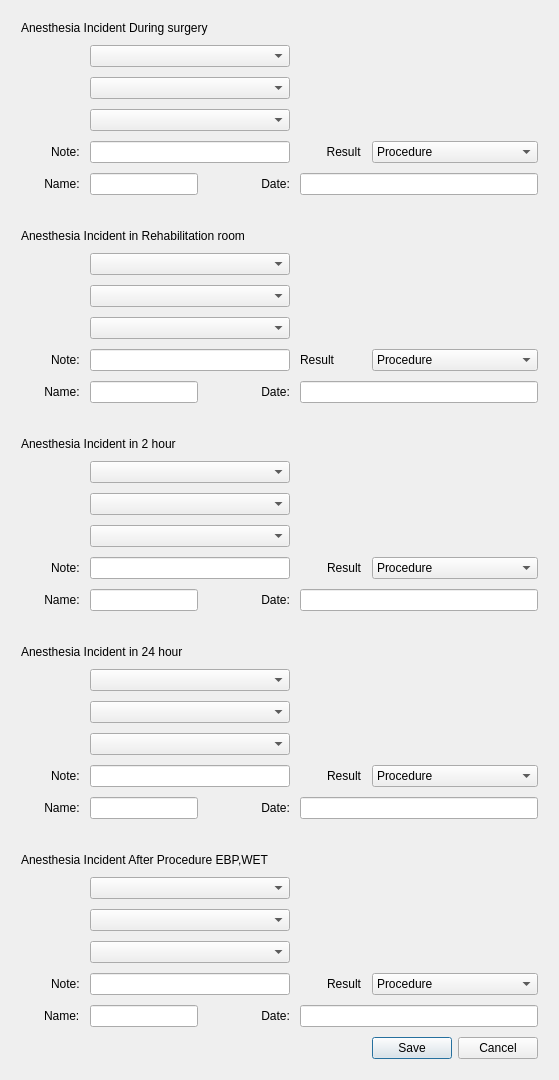
         <widget class="QWidget" name="Post1">
          <attribute name="title">
           <string>Post</string>
          </attribute>
          <layout class="QGridLayout" name="gridLayout_7">
           <item row="0" column="0">
            <layout class="QGridLayout" name="gridLayout_8">
             <property name="leftMargin">
              <number>10</number>
             </property>
             <property name="topMargin">
              <number>10</number>
             </property>
             <property name="rightMargin">
              <number>10</number>
             </property>
             <property name="bottomMargin">
              <number>10</number>
             </property>
             <property name="spacing">
              <number>10</number>
             </property>
             <item row="11" column="5">
              <widget class="QComboBox" name="comboBox_47">
               <item>
                <property name="text">
                 <string>Procedure</string>
                </property>
               </item>
               <item>
                <property name="text">
                 <string>Stop visiting</string>
                </property>
               </item>
               <item>
                <property name="text">
                 <string>Stop visiting, Give advice</string>
                </property>
               </item>
               <item>
                <property name="text">
                 <string>Continue visiting</string>
                </property>
               </item>
               <item>
                <property name="text">
                 <string>Not found</string>
                </property>
               </item>
               <item>
                <property name="text">
                 <string>Released</string>
                </property>
               </item>
               <item>
                <property name="text">
                 <string>OPD case</string>
                </property>
               </item>
               <item>
                <property name="text">
                 <string>Death</string>
                </property>
               </item>
              </widget>
             </item>
             <item row="11" column="1" colspan="3">
              <widget class="QLineEdit" name="lineEdit_55"/>
             </item>
             <item row="6" column="0" colspan="4">
              <widget class="QLabel" name="label_115">
               <property name="text">
                <string/>
               </property>
              </widget>
             </item>
             <item row="9" column="1" colspan="3">
              <widget class="QComboBox" name="comboBox_45"/>
             </item>
             <item row="10" column="1" colspan="3">
              <widget class="QComboBox" name="comboBox_46"/>
             </item>
             <item row="8" column="1" colspan="3">
              <widget class="QComboBox" name="comboBox_44"/>
             </item>
             <item row="11" column="4">
              <widget class="QLabel" name="label_116">
               <property name="text">
                <string>Result</string>
               </property>
              </widget>
             </item>
             <item row="11" column="0" alignment="Qt::AlignRight">
              <widget class="QLabel" name="label_114">
               <property name="text">
                <string>Note:</string>
               </property>
              </widget>
             </item>
             <item row="21" column="0" colspan="4" alignment="Qt::AlignBottom">
              <widget class="QLabel" name="label_100">
               <property name="text">
                <string>Anesthesia Incident in 24 hour</string>
               </property>
              </widget>
             </item>
             <item row="32" column="5">
              <widget class="QComboBox" name="comboBox_43">
               <item>
                <property name="text">
                 <string>Procedure</string>
                </property>
               </item>
               <item>
                <property name="text">
                 <string>Stop visiting</string>
                </property>
               </item>
               <item>
                <property name="text">
                 <string>Stop visiting, Give advice</string>
                </property>
               </item>
               <item>
                <property name="text">
                 <string>Continue visiting</string>
                </property>
               </item>
               <item>
                <property name="text">
                 <string>Not found</string>
                </property>
               </item>
               <item>
                <property name="text">
                 <string>Released</string>
                </property>
               </item>
               <item>
                <property name="text">
                 <string>OPD case</string>
                </property>
               </item>
               <item>
                <property name="text">
                 <string>Death</string>
                </property>
               </item>
              </widget>
             </item>
             <item row="22" column="1" colspan="3">
              <widget class="QComboBox" name="comboBox_36"/>
             </item>
             <item row="23" column="1" colspan="3">
              <widget class="QComboBox" name="comboBox_37"/>
             </item>
             <item row="24" column="1" colspan="3">
              <widget class="QComboBox" name="comboBox_38"/>
             </item>
             <item row="29" column="1" colspan="3">
              <widget class="QComboBox" name="comboBox_41"/>
             </item>
             <item row="32" column="4" alignment="Qt::AlignRight">
              <widget class="QLabel" name="label_112">
               <property name="text">
                <string>Result</string>
               </property>
              </widget>
             </item>
             <item row="25" column="0" alignment="Qt::AlignRight">
              <widget class="QLabel" name="label_101">
               <property name="text">
                <string>Note:</string>
               </property>
              </widget>
             </item>
             <item row="26" column="1" colspan="2">
              <widget class="QLineEdit" name="lineEdit_50"/>
             </item>
             <item row="25" column="5">
              <widget class="QComboBox" name="comboBox_39">
               <item>
                <property name="text">
                 <string>Procedure</string>
                </property>
               </item>
               <item>
                <property name="text">
                 <string>Stop visiting</string>
                </property>
               </item>
               <item>
                <property name="text">
                 <string>Stop visiting, Give advice</string>
                </property>
               </item>
               <item>
                <property name="text">
                 <string>Continue visiting</string>
                </property>
               </item>
               <item>
                <property name="text">
                 <string>Not found</string>
                </property>
               </item>
               <item>
                <property name="text">
                 <string>Released</string>
                </property>
               </item>
               <item>
                <property name="text">
                 <string>OPD case</string>
                </property>
               </item>
               <item>
                <property name="text">
                 <string>Death</string>
                </property>
               </item>
              </widget>
             </item>
             <item row="30" column="1" colspan="3">
              <widget class="QComboBox" name="comboBox_40"/>
             </item>
             <item row="25" column="4" alignment="Qt::AlignRight">
              <widget class="QLabel" name="label_102">
               <property name="text">
                <string>Result</string>
               </property>
              </widget>
             </item>
             <item row="26" column="0" alignment="Qt::AlignRight">
              <widget class="QLabel" name="label_103">
               <property name="text">
                <string> Name:</string>
               </property>
              </widget>
             </item>
             <item row="28" column="0" colspan="4">
              <widget class="QLabel" name="label_105">
               <property name="text">
                <string>Anesthesia Incident After Procedure EBP,WET</string>
               </property>
              </widget>
             </item>
             <item row="25" column="1" colspan="3">
              <widget class="QLineEdit" name="lineEdit_49"/>
             </item>
             <item row="26" column="4" colspan="2">
              <widget class="QLineEdit" name="lineEdit_51"/>
             </item>
             <item row="26" column="3">
              <widget class="QLabel" name="label_104">
               <property name="text">
                <string>                Date:</string>
               </property>
              </widget>
             </item>
             <item row="31" column="1" colspan="3">
              <widget class="QComboBox" name="comboBox_42"/>
             </item>
             <item row="32" column="1" colspan="3">
              <widget class="QLineEdit" name="lineEdit_52"/>
             </item>
             <item row="32" column="0" alignment="Qt::AlignRight">
              <widget class="QLabel" name="label_106">
               <property name="text">
                <string>Note:</string>
               </property>
              </widget>
             </item>
             <item row="33" column="0" alignment="Qt::AlignRight">
              <widget class="QLabel" name="label_107">
               <property name="text">
                <string>Name:</string>
               </property>
              </widget>
             </item>
             <item row="33" column="1" colspan="2">
              <widget class="QLineEdit" name="lineEdit_53"/>
             </item>
             <item row="33" column="4" colspan="2">
              <widget class="QLineEdit" name="lineEdit_54"/>
             </item>
             <item row="33" column="3">
              <widget class="QLabel" name="label_108">
               <property name="text">
                <string>                Date:</string>
               </property>
              </widget>
             </item>
             <item row="5" column="3">
              <widget class="QLabel" name="label_85">
               <property name="text">
                <string>                Date:</string>
               </property>
              </widget>
             </item>
             <item row="5" column="1" colspan="2">
              <widget class="QLineEdit" name="lineEdit_38"/>
             </item>
             <item row="5" column="4" colspan="2">
              <widget class="QLineEdit" name="lineEdit_39"/>
             </item>
             <item row="5" column="0" alignment="Qt::AlignRight">
              <widget class="QLabel" name="label_84">
               <property name="text">
                <string>       Name:</string>
               </property>
              </widget>
             </item>
             <item row="4" column="5">
              <widget class="QComboBox" name="comboBox_26">
               <item>
                <property name="text">
                 <string>Procedure</string>
                </property>
               </item>
               <item>
                <property name="text">
                 <string>Stop visiting</string>
                </property>
               </item>
               <item>
                <property name="text">
                 <string>Stop visiting, Give advice</string>
                </property>
               </item>
               <item>
                <property name="text">
                 <string>Continue visiting</string>
                </property>
               </item>
               <item>
                <property name="text">
                 <string>Not found</string>
                </property>
               </item>
               <item>
                <property name="text">
                 <string>Released</string>
                </property>
               </item>
               <item>
                <property name="text">
                 <string>OPD case</string>
                </property>
               </item>
               <item>
                <property name="text">
                 <string>Death</string>
                </property>
               </item>
              </widget>
             </item>
             <item row="19" column="4" colspan="2">
              <widget class="QLineEdit" name="lineEdit_42"/>
             </item>
             <item row="14" column="0" colspan="4" alignment="Qt::AlignBottom">
              <widget class="QLabel" name="label_81">
               <property name="text">
                <string>Anesthesia Incident in 2 hour</string>
               </property>
              </widget>
             </item>
             <item row="4" column="1" colspan="3">
              <widget class="QLineEdit" name="lineEdit_37"/>
             </item>
             <item row="18" column="1" colspan="3">
              <widget class="QLineEdit" name="lineEdit_40"/>
             </item>
             <item row="18" column="4" alignment="Qt::AlignRight">
              <widget class="QLabel" name="label_87">
               <property name="text">
                <string>Result</string>
               </property>
              </widget>
             </item>
             <item row="1" column="1" colspan="3">
              <widget class="QComboBox" name="comboBox_20"/>
             </item>
             <item row="19" column="1" colspan="2">
              <widget class="QLineEdit" name="lineEdit_41"/>
             </item>
             <item row="19" column="3">
              <widget class="QLabel" name="label_89">
               <property name="text">
                <string>                Date:</string>
               </property>
              </widget>
             </item>
             <item row="2" column="1" colspan="3">
              <widget class="QComboBox" name="comboBox_21"/>
             </item>
             <item row="0" column="0" colspan="4" alignment="Qt::AlignBottom">
              <widget class="QLabel" name="label_80">
               <property name="text">
                <string>Anesthesia Incident During surgery</string>
               </property>
              </widget>
             </item>
             <item row="3" column="1" colspan="3">
              <widget class="QComboBox" name="comboBox_22"/>
             </item>
             <item row="18" column="5">
              <widget class="QComboBox" name="comboBox_27">
               <item>
                <property name="text">
                 <string>Procedure</string>
                </property>
               </item>
               <item>
                <property name="text">
                 <string>Stop visiting</string>
                </property>
               </item>
               <item>
                <property name="text">
                 <string>Stop visiting, Give advice</string>
                </property>
               </item>
               <item>
                <property name="text">
                 <string>Continue visiting</string>
                </property>
               </item>
               <item>
                <property name="text">
                 <string>Not found</string>
                </property>
               </item>
               <item>
                <property name="text">
                 <string>Released</string>
                </property>
               </item>
               <item>
                <property name="text">
                 <string>OPD case</string>
                </property>
               </item>
               <item>
                <property name="text">
                 <string>Death</string>
                </property>
               </item>
              </widget>
             </item>
             <item row="15" column="1" colspan="3">
              <widget class="QComboBox" name="comboBox_23"/>
             </item>
             <item row="17" column="1" colspan="3">
              <widget class="QComboBox" name="comboBox_24"/>
             </item>
             <item row="4" column="0" alignment="Qt::AlignRight">
              <widget class="QLabel" name="label_82">
               <property name="text">
                <string>Note:</string>
               </property>
              </widget>
             </item>
             <item row="16" column="1" colspan="3">
              <widget class="QComboBox" name="comboBox_25"/>
             </item>
             <item row="19" column="0" alignment="Qt::AlignRight">
              <widget class="QLabel" name="label_88">
               <property name="text">
                <string>       Name:</string>
               </property>
              </widget>
             </item>
             <item row="18" column="0" alignment="Qt::AlignRight">
              <widget class="QLabel" name="label_86">
               <property name="text">
                <string>Note:</string>
               </property>
              </widget>
             </item>
             <item row="27" column="0">
              <widget class="QLabel" name="label_111">
               <property name="text">
                <string/>
               </property>
              </widget>
             </item>
             <item row="13" column="0" colspan="6">
              <widget class="QLabel" name="label_109">
               <property name="text">
                <string/>
               </property>
              </widget>
             </item>
             <item row="20" column="0">
              <widget class="QLabel" name="label_110">
               <property name="text">
                <string/>
               </property>
              </widget>
             </item>
             <item row="34" column="0" colspan="6">
              <widget class="QDialogButtonBox" name="buttonBox_3">
               <property name="standardButtons">
                <set>QDialogButtonBox::Cancel|QDialogButtonBox::Save</set>
               </property>
              </widget>
             </item>
             <item row="4" column="4" alignment="Qt::AlignRight">
              <widget class="QLabel" name="label_83">
               <property name="text">
                <string>        Result</string>
               </property>
              </widget>
             </item>
             <item row="12" column="0" alignment="Qt::AlignRight">
              <widget class="QLabel" name="label_117">
               <property name="text">
                <string>       Name:</string>
               </property>
              </widget>
             </item>
             <item row="12" column="1" colspan="2">
              <widget class="QLineEdit" name="lineEdit_56"/>
             </item>
             <item row="12" column="3">
              <widget class="QLabel" name="label_118">
               <property name="text">
                <string>                Date:</string>
               </property>
              </widget>
             </item>
             <item row="12" column="4" colspan="2">
              <widget class="QLineEdit" name="lineEdit_57"/>
             </item>
             <item row="7" column="0" colspan="4">
              <widget class="QLabel" name="label_113">
               <property name="text">
                <string>Anesthesia Incident in Rehabilitation room</string>
               </property>
              </widget>
             </item>
            </layout>
           </item>
          </layout>
         </widget>
